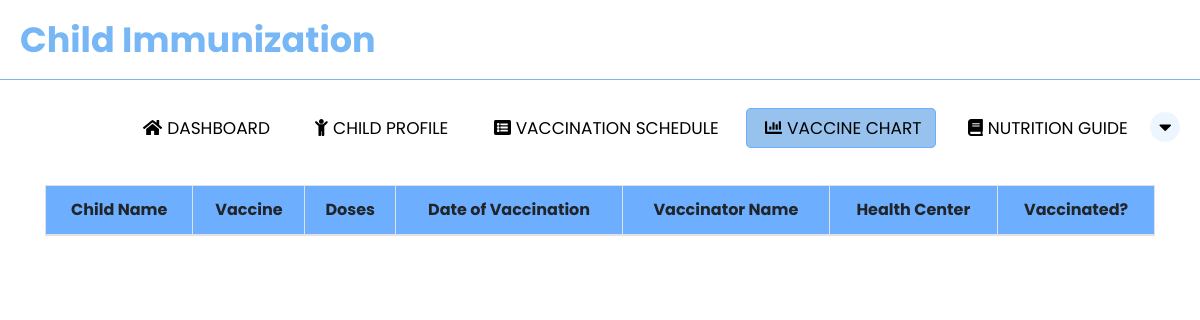
The app's page /parent_chart.php (signed in), older data.
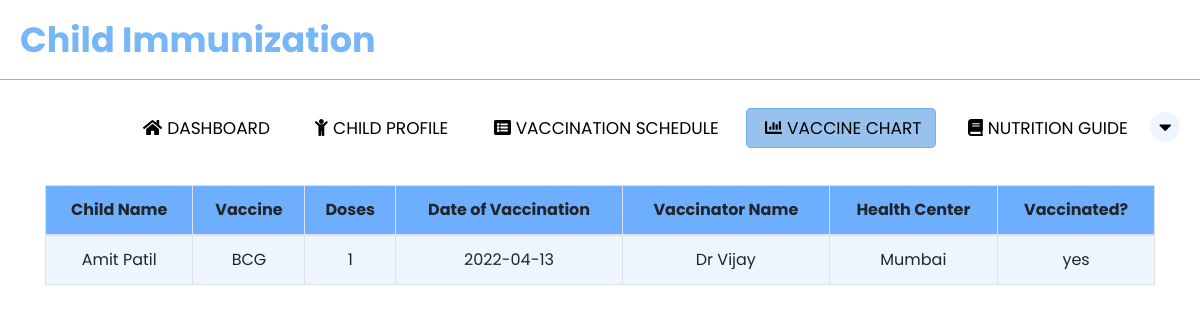
The same page, newer data.
### tables this page shows
CREATE TABLE `child_tbl` (
  `child_id` int(11) NOT NULL,
  `parent_id` int(11) NOT NULL,
  `firstname` varchar(50) NOT NULL,
  `lastname` varchar(50) NOT NULL,
  `middlename` varchar(50) NOT NULL,
  `dateofbirth` date NOT NULL,
  `placeofbirth` varchar(100) NOT NULL,
  `address` varchar(50) NOT NULL,
  `fathername` varchar(50) NOT NULL,
  `mothername` varchar(50) NOT NULL,
  `birthheight` int(11) NOT NULL,
  `birthweight` int(11) NOT NULL,
  `sex` varchar(50) NOT NULL
);

CREATE TABLE `chart` (
  `chart_id` int(11) NOT NULL,
  `child_id` int(11) NOT NULL,
  `vaccine_id` int(11) NOT NULL,
  `dose` int(11) NOT NULL,
  `healthcare_id` int(11) NOT NULL,
  `dateofvaccination` date NOT NULL,
  `healthcenter_id` int(11) NOT NULL,
  `vaccinated` varchar(3) NOT NULL
);

CREATE TABLE `vaccine` (
  `vaccine_id` int(11) NOT NULL,
  `vaccinename` varchar(50) NOT NULL
);

CREATE TABLE `healthcare_info` (
  `healthcare_id` int(11) NOT NULL,
  `vaccinatorname` varchar(50) NOT NULL
);

CREATE TABLE `healthcenter_tbl` (
  `healthcenter_id` int(11) NOT NULL,
  `healthcenter` varchar(255) NOT NULL
);

### parent_chart.php (the view, shortened to what this page needs)
<?php
include "PHP/functions.php";
$id = $_SESSION['parent_id'];
?>
<!DOCTYPE html>
<html lang="en">
<head>
    <link rel= "stylesheet" href = "https://stackpath.bootstrapcdn.com/font-awesome/4.7.0/css/font-awesome.min.css">
    <link rel="stylesheet" href="CSS/parent_chart.css">
    <link rel="stylesheet" href="https://cdnjs.cloudflare.com/ajax/libs/twitter-bootstrap/4.5.2/css/bootstrap.css">
    <link rel="stylesheet" href="https://cdn.datatables.net/1.11.0/css/dataTables.bootstrap4.min.css">
</head>
<body>
<nav>
  <label class="logo">Child Immunization</label>
  <ul>
    <li><a href="parent_index.php"><i class="fas fa-home" id="icon"></i>Dashboard</a></li>
    <li><a href="parent_child.php"><i class="fas fa-child"  id="icon"></i>Child Profile</a></li>
    <li><a href="parent_vaccine_schedule.php"><i class="fas fa-list-alt"  id="icon"></i>Vaccination Schedule</a></li>
    <li><a href="parent_chart.php" class="active"><i class="fa fa-chart-bar"  id="icon"></i>Vaccine Chart</a></li>
    <li><a href="parent_guide.php"><i class="fas fa-book"  id="icon"></i>Nutrition Guide</a></li>
    <div class="dropdown">
      <button class="dropbtn"><i class="fa fa-caret-down"></i></button>
    </div>
  </ul>
</nav>
<div class="container" style="overflow-x: auto">
<center><table id="example" class="table table-striped table-bordered dt-responsive nowrap" style="width:100%">
      <thead>
          <tr>
          <th>Child Name</th>
              <th>Vaccine</th>
              <th>Doses</th>
              <th>Date of Vaccination</th>
              <th>Vaccinator Name</th>
              <th>Health Center</th>
              <th>Vaccinated?</th>
          </tr>
      </thead>
      <tbody>
<?php
$sql = "SELECT * FROM child_tbl where parent_id='$id'";
$stmt = $con->prepare($sql);
$stmt->execute();
$result = $stmt->get_result();
$child_ids = [];
while ($row = $result->fetch_assoc()) {
    $child_ids[] = $row['child_id'];
}
foreach ($child_ids as $value) {
    $sql = "SELECT *, vaccine.vaccinename, healthcare_info.vaccinatorname, chart.dateofvaccination, healthcenter_tbl.healthcenter
FROM (((chart
RIGHT JOIN vaccine ON chart.vaccine_id = vaccine.vaccine_id)
RIGHT JOIN healthcare_info ON chart.healthcare_id = healthcare_info.healthcare_id)
RIGHT JOIN  healthcenter_tbl ON chart.healthcenter_id = healthcenter_tbl.healthcenter_id)
where child_id='$value'";
    $stmt = $con->prepare($sql);
    $stmt->execute();
    $result = $stmt->get_result();
    while ($row = mysqli_fetch_assoc($result)) { ?>
<tr>
<td><?php
$sql1 = "SELECT * FROM child_tbl where child_id='$value'";
$stmt1 = $con->prepare($sql1);
$stmt1->execute();
$result1 = $stmt1->get_result();
while ($row1 = $result1->fetch_assoc()) {
    echo $row1['firstname'] . "  " . $row1['lastname'];
}
?></td>
<td><?php echo $row['vaccinename']; ?></td>
    <td><?php echo $row['dose']; ?></td>
    <td><?php echo $row['dateofvaccination']; ?></td>
    <td><?php echo $row['vaccinatorname']; ?></td>
    <td><?php echo $row['healthcenter']; ?></td>
    <td><?php echo $row['vaccinated']; ?></td>
</tr>
<?php }
}
?>
</tbody>
  </table>
  </center></div>
</body>
</html>

Row changes from the older to the newer data that the page shows:
added chart: vaccine.vaccinename "BCG", dose "1", dateofvaccination "2022-04-13", healthcare.vaccinatorname "Dr Vijay", healthcenter.healthcenter "Mumbai", vaccinated "yes"
now on this page (row unchanged): child_tbl: firstname "Amit", lastname "Patil"
